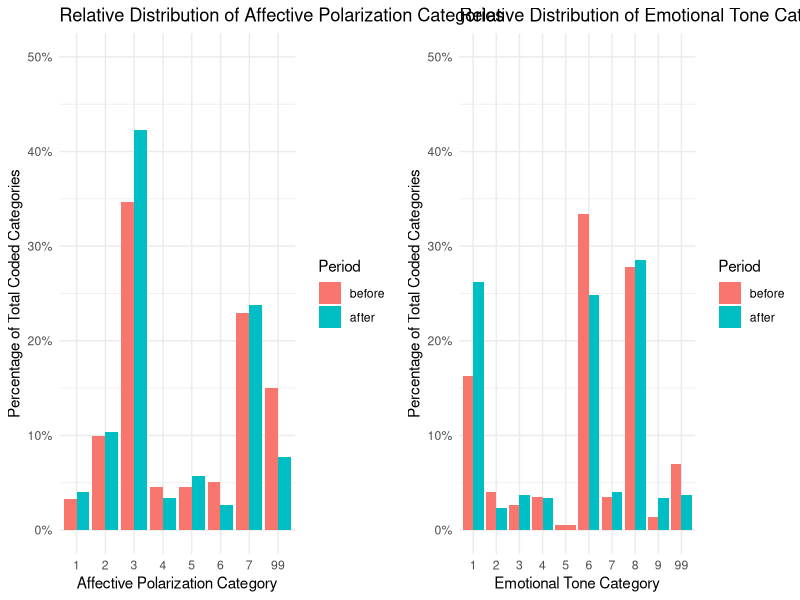
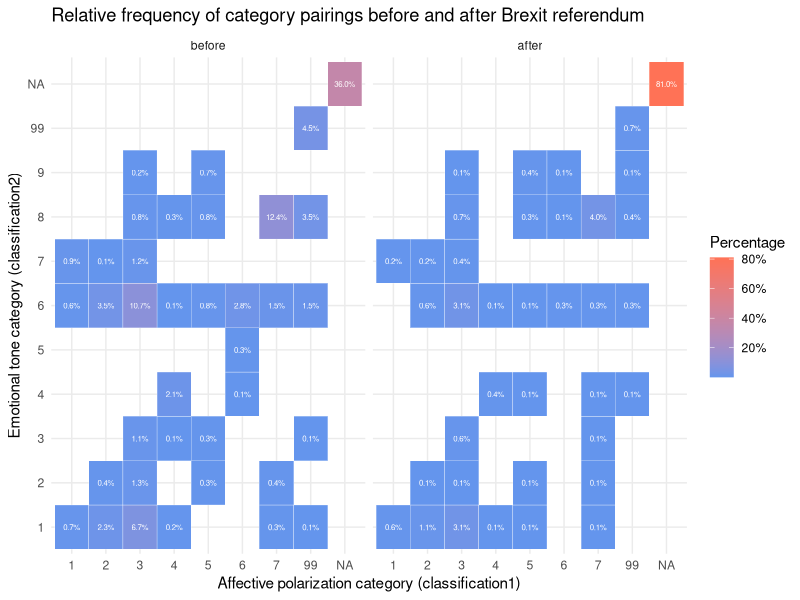

R code for these plots, in order:
library(ggplot2)
library(dplyr)
library(readr)
library(gridExtra)
library(tidyr)
library(scales)

# Read the CSV files
df_before_brexit <- read_csv("01_data/df_before_cat.csv")
df_after_brexit  <- read_csv("01_data/df_after_cat.csv")

# Add a column to denote the period
df_before_brexit <- df_before_brexit %>% mutate(period = "before")
df_after_brexit  <- df_after_brexit  %>% mutate(period = "after")

# Combine the datasets
df_all <- bind_rows(df_before_brexit, df_after_brexit) %>%
  mutate(period = factor(period, levels = c("before", "after")))

# Ensure that the classification columns are factors
df_all <- df_all %>%
  mutate(classification1 = factor(classification1, levels = c("1","2","3","4","5","6","7","99")),
         classification2 = factor(classification2, levels = c("1","2","3","4","5","6","7","8","9","99")))



# --- Affective Polarization Category ("classification1") ---

# Filter out NA values for classification1
df_class1 <- df_all %>% filter(!is.na(classification1))

# Calculate relative frequencies for classification1 by period
df_summary_class1 <- df_class1 %>%
  group_by(period, classification1) %>%
  summarise(count = n(), .groups = "drop") %>%
  group_by(period) %>%
  mutate(percentage = count / sum(count)) %>%
  ungroup()

# Create a grouped bar chart for classification1
p_class1 <- ggplot(df_summary_class1, aes(x = classification1, y = percentage, fill = period)) +
  geom_bar(stat = "identity", position = position_dodge(width = 0.9)) +
  scale_y_continuous(labels = scales::percent_format(), limits = c(0, 0.5)) +
  labs(x = "Affective Polarization Category",
       y = "Percentage of Total Coded Categories",
       title = "Relative Distribution of Affective Polarization Categories",
       fill = "Period") +
  theme_minimal()


# --- Emotional Tone Category ("classification2") ---

# Filter out NA values for classification2
df_class2 <- df_all %>% filter(!is.na(classification2))

# Calculate relative frequencies for classification2 by period
df_summary_class2 <- df_class2 %>%
  group_by(period, classification2) %>%
  summarise(count = n(), .groups = "drop") %>%
  group_by(period) %>%
  mutate(percentage = count / sum(count)) %>%
  ungroup()

# Create a grouped bar chart for classification2
p_class2 <- ggplot(df_summary_class2, aes(x = classification2, y = percentage, fill = period)) +
  geom_bar(stat = "identity", position = position_dodge(width = 0.9)) +
  scale_y_continuous(labels = scales::percent_format(), limits = c(0, 0.5)) +
  labs(x = "Emotional Tone Category",
       y = "Percentage of Total Coded Categories",
       title = "Relative Distribution of Emotional Tone Categories",
       fill = "Period") +
  theme_minimal()

# Display both plots
grid.arrange(p_class1, p_class2, ncol = 2)

# Compute counts and relative frequencies (percentages) for each pairing by period
df_summary <- df_all %>%
  group_by(period, classification1, classification2) %>%
  summarise(count = n(), .groups = "drop") %>%
  group_by(period) %>%
  mutate(percentage = count / sum(count)) %>%
  ungroup()

# Create a heatmap that shows the relative frequency of the (classification1, classification2) pairings, faceted by Period
ggplot(df_summary, aes(x = factor(classification1), y = factor(classification2), fill = percentage)) +
  geom_tile(color = "white") +
  geom_text(aes(label = scales::percent(percentage, accuracy = 0.1)), color = "white", size = 2) +
  facet_wrap(~ period) +
  scale_fill_gradient(low = "cornflowerblue", high = "coral1", labels = percent_format(accuracy = 1)) +
  labs(x = "Affective polarization category (classification1)",
       y = "Emotional tone category (classification2)",
       fill = "Percentage",
       title = "Relative frequency of category pairings before and after Brexit referendum") +
  theme_minimal()
